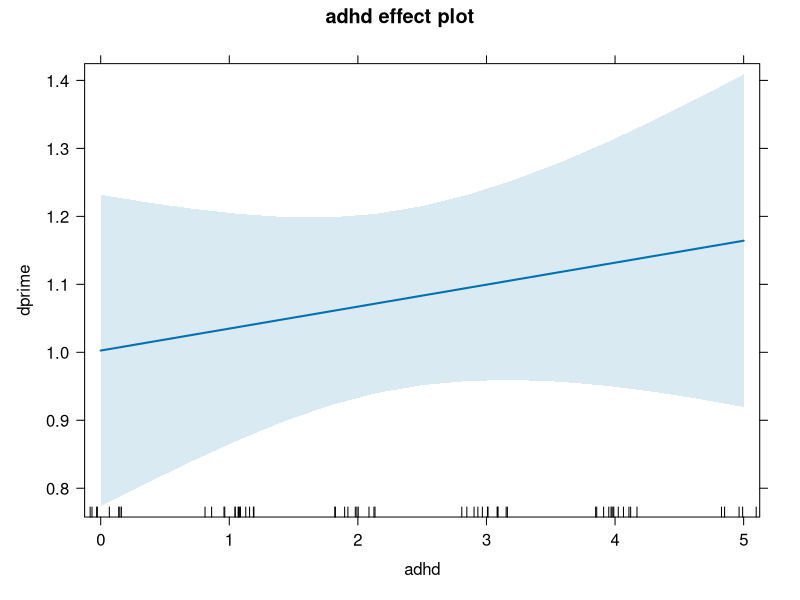
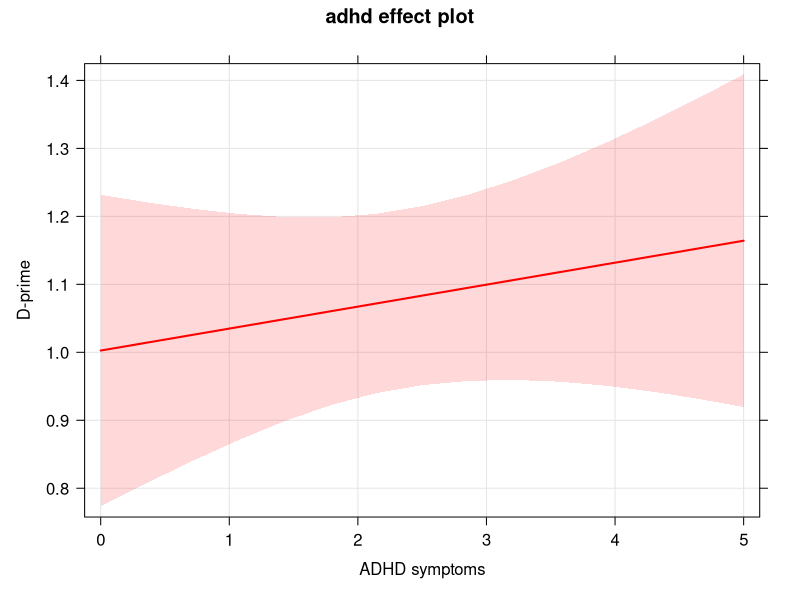
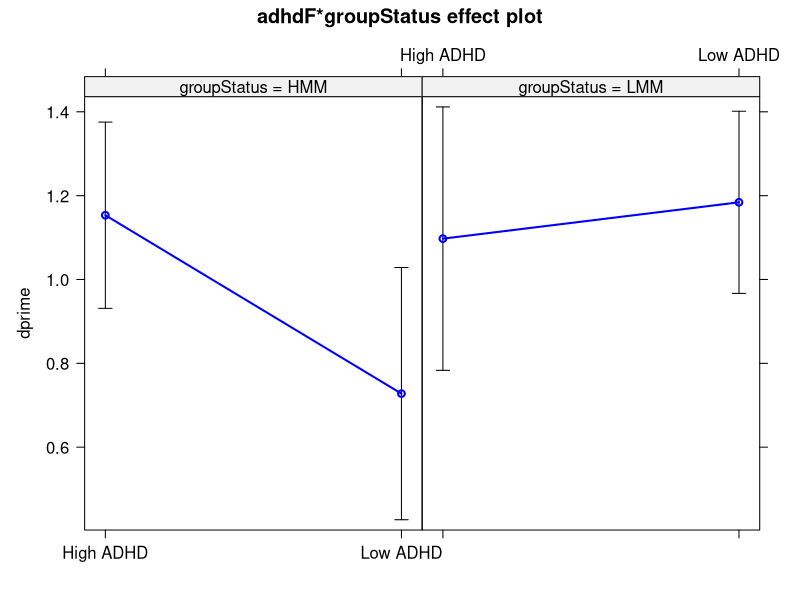
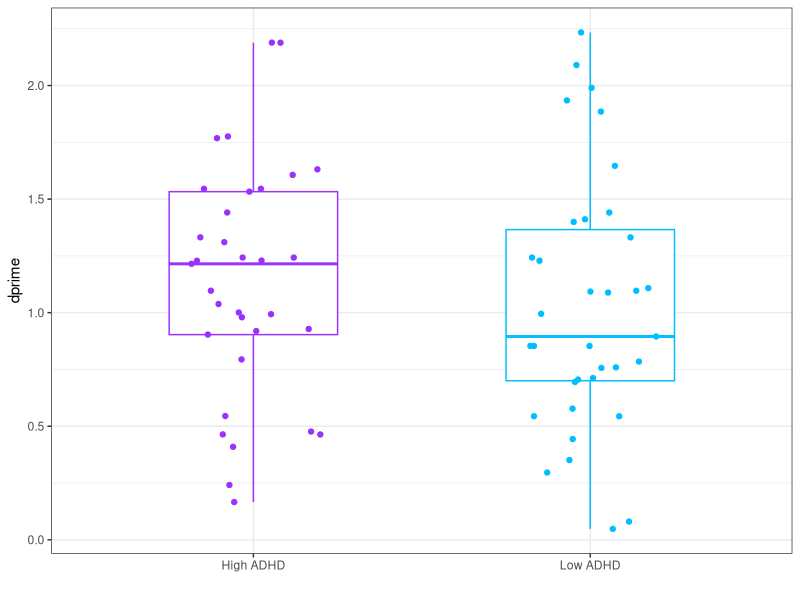
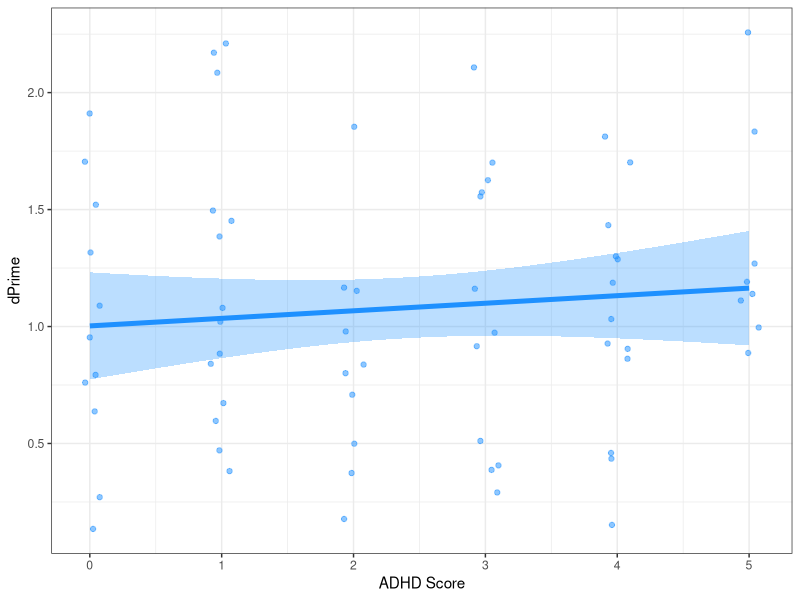

The R source for these figures, in order:
## ---- chunk 1
knitr::opts_chunk$set(echo = TRUE)
library(tidyverse)
library(here)
library(effects)
library(kableExtra)
## ---- chunk 2
df <- read.csv(file = "uncapher_2016_repeated_measures_dataset.csv", stringsAsFactors = F)
head(df)
## ---- chunk 3
 df <- df %>%   
    # only keep data from the task when distractor was present
   dplyr::filter(numDist == 6) %>%
   # only include high or low groups for multitasking.
   dplyr::filter(groupStatus != "") %>%
   # if adhd score is lower than mean, label "low", else label "high""
   mutate(adhdF = as.factor(ifelse(adhd < mean(adhd), "Low ADHD", "High ADHD")))
  
names(df)
## ---- chunk 4
t.test(dprime ~ adhdF, data = df)
## ---- chunk 5
lm(dprime ~ adhd, data = df)
## ---- chunk 6
aov(dprime ~ adhdF, data = df)
## ---- chunk 7
lm(dprime ~ adhd + bis, data = df)
## ---- chunk 8
aov(dprime ~ adhdF + bis, data = df)
## ---- chunk 9
lm(dprime ~ adhd*bis, data = df)
## ---- chunk 10
aov(dprime ~ adhdF*groupStatus, data = df)
## ---- chunk 11
cor.test(df$dprime, df$adhd)
## ---- chunk 12
# first, we will save our model object and call it lm1
lm1 <-  lm(dprime ~ adhd, data = df)
# then we will ask for the summary of the model results
summary(lm1)


# save the model 
save (lm1, file = "my_model.Rda")
## ---- chunk 13
summary(lm1)$coefficients

# save the table for later
my_table <- summary(lm1)$coefficients
save(my_table, file = "my_table.Rda")
## ---- chunk 14
a1 <- aov(dprime ~ adhdF, data = df)

summary(a1)
## ---- chunk 15
a2 <- aov(dprime ~ adhdF * groupStatus, data = df)

summary(a2)
## ---- chunk 16
# This function requires the X variable in quotes, and the saved model object
plot(effect("adhd", lm1))
## ---- chunk 17

plot(effect("adhd", lm1), rug = F, colors = "red", xlab = "ADHD symptoms", ylab = "D-prime",
     axes=list(grid=TRUE))

## ---- chunk 18
plot(effect("adhdF:groupStatus", a2), xlab = "", colors = c("Blue", "Black"))
## ---- chunk 19
ttest_p <- ggplot(data = df, aes(x = adhdF, y = dprime, color = adhdF)) +
   geom_boxplot(width = 0.5) +
   geom_jitter(width = 0.2) +
   labs(x = "") +
   theme_bw() +
   theme(legend.position = "none") +
   scale_color_manual(values = c("purple1", "deepskyblue"))
ttest_p
## ---- chunk 20

## ---- chunk 21
# create a sequence of adhd values along which to plot the predicted effects
mydata <- data.frame(adhd = seq(min(df$adhd, na.rm=T), 
                                max(df$adhd, na.rm=T), 
                                .1))
# create a dataframe that includes the adhd potential values and the predicted values (and 95% CIs) from the lm model.
# use predict to obtain fitted values
lm_pred <- cbind(mydata, 
                 predict(lm1, mydata, interval = "confidence"))

# table of fitted values
kable(round(head(lm_pred), digits = 2))
## ---- chunk 22
lm_p <- ggplot(data = lm_pred, aes(x = adhd, y = fit)) +
  # confidence interval
  geom_ribbon(aes(ymin=lwr, ymax=upr), 
              alpha = .3, 
              fill = "dodgerblue") +
  # fitted regression line
  geom_line(size = 1.7, color = "dodgerblue") +
  # raw data points
  geom_point(data = df, aes(adhd, dprime), 
             position = position_jitter(h=0.1, w=0.1), 
             alpha=.5, size = 1.5, color = "dodgerblue") +
  # labels
  labs(x = "ADHD Score",
       y = "dPrime") +
   theme_bw()

lm_p
